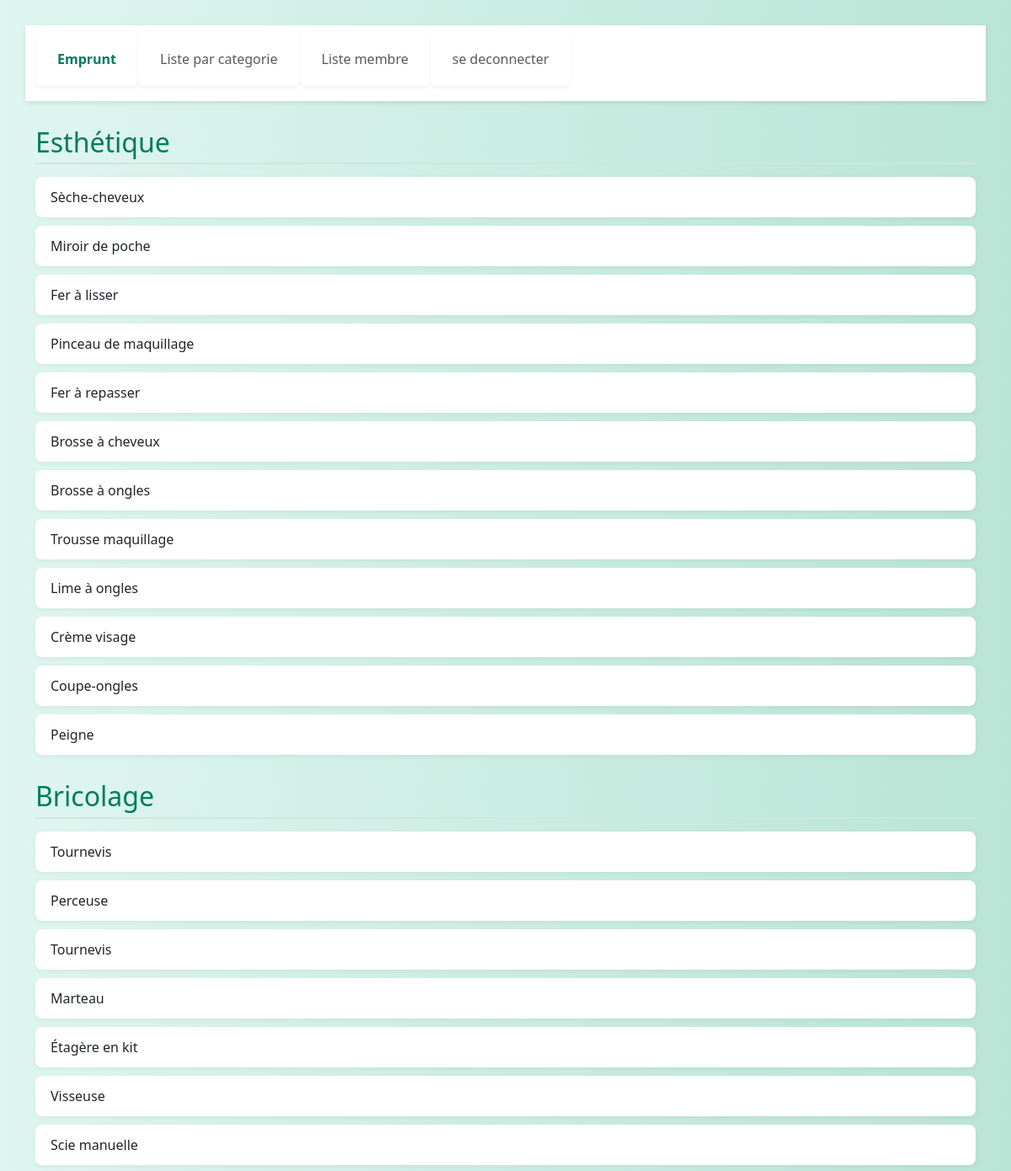
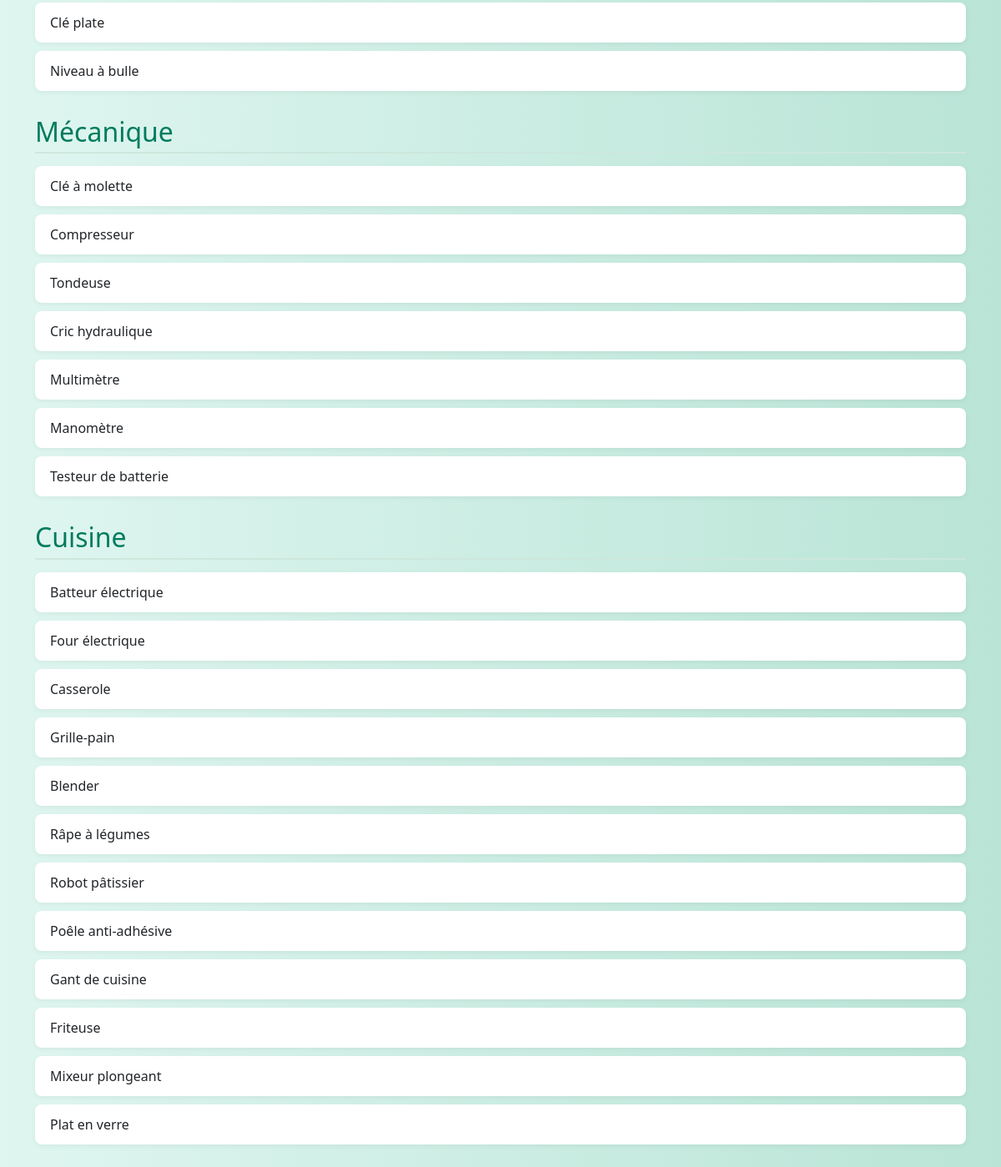
The app's page /pages/filtrer.php with its own data (2 pictures, top to bottom).
### tables this page shows
create table PF_categorie_objet(
    id_categorie int primary key auto_increment,
    nom_categorie varchar(50)
);

### includes/connection.php (called while the page is built, shortened)
<?php
function bdd()
{
    static $connect = null;
    if ($connect === null) {
        $connect = mysqli_connect('localhost', 'root', '', 'projet_final_s2');
        mysqli_set_charset($connect, 'utf8mb4');
    }
    return $connect;
}
?>

### includes/fonction.php (called while the page is built, shortened)
<?php
require("connection.php");
function filtre($id){
    $sql="SELECT nom_objet FROM v_objet_categorie WHERE id_categorie=".$id;
    $resultat = mysqli_query(bdd(), $sql);
    $tab = [];
    while ($donnees = mysqli_fetch_assoc($resultat)) {
        $tab[] = $donnees;
    }
    return $tab;
}
function get_categorie(){
    $sql="SELECT * FROM PF_categorie_objet";
    $resultat = mysqli_query(bdd(), $sql);
    $tab = [];
    while ($donnees = mysqli_fetch_assoc($resultat)) {
        $tab[] = $donnees;
    }
    return $tab;
}

### pages/filtrer.php (the view, shortened to what this page needs)
<?php
require("../includes/fonction.php");
$categorie = get_categorie();
?>
<!DOCTYPE html>
<html lang="fr">
<head>
  <link href="../assets/bootstrap/css/bootstrap.min.css" rel="stylesheet">
</head>
<body>
<header>
<nav class="navbar navbar-expand-lg bg-body-tertiary">
  <div class="container-fluid">
    <div class="collapse navbar-collapse" id="navbarNav">
      <ul class="navbar-nav">
        <li class="nav-item">
          <a class="nav-link active" aria-current="page" href="emprunt.php">Emprunt</a>
        </li>
        <li class="nav-item">
          <a class="nav-link" href="filtrer.php">Liste par categorie</a>
        </li>
        <li class="nav-item">
          <a class="nav-link" href="liste_membre.php">Liste membre</a>
        </li>
        <li class="nav-item">
          <a class="nav-link" href="login.php">se deconnecter</a>
        </li>
      </ul>
    </div>
  </div>
</nav>
</header>
<main class="container">
  <?php foreach ($categorie as $cat) { ?>
    <h2><?= $cat['nom_categorie'] ?></h2>
    <?php $filtre = filtre($cat['id_categorie']); ?>
    <ul>
      <?php foreach ($filtre as $fl) { ?>
        <li><?= $fl['nom_objet'] ?></li>
      <?php } ?>
    </ul>
  <?php } ?>
</main>
</body>
</html>

### pages/filtrer.php (style rules this page uses)
body { background: linear-gradient(to right, #dff6f0, #b9e4d6); font-family: 'Segoe UI', sans-serif; padding: 30px; }
.navbar { background-color: #ffffff !important; box-shadow: 0 2px 5px rgba(0, 0, 0, 0.1); margin-bottom: 30px; }
.nav-link.active { font-weight: bold; color: #007b5e !important; }
h2 { color: #007b5e; margin-top: 30px; margin-bottom: 15px; border-bottom: 2px solid #cde7dc; padding-bottom: 5px; }
ul { list-style-type: none; padding-left: 0; }
li { background-color: #ffffff; margin-bottom: 10px; padding: 12px 18px; border-radius: 8px; box-shadow: 0 2px 6px rgba(0, 0, 0, 0.05); transition: background-color 0.2s ease; }

### records on screen
pf_categorie_objet: nom_categorie "Esthétique", nom_objet "Sèche-cheveux", nom_objet "Miroir de poche", nom_objet "Fer à lisser", nom_objet "Pinceau de maquillage", nom_objet "Fer à repasser", nom_objet "Brosse à cheveux", nom_objet "Brosse à ongles", nom_objet "Trousse maquillage", nom_objet "Lime à ongles", nom_objet "Crème visage", nom_objet "Coupe-ongles", nom_objet "Peigne"
pf_categorie_objet: nom_categorie "Bricolage", nom_objet "Tournevis", nom_objet "Perceuse", nom_objet "Marteau", nom_objet "Étagère en kit", nom_objet "Visseuse", nom_objet "Scie manuelle", nom_objet "Clé plate", nom_objet "Niveau à bulle"
pf_categorie_objet: nom_categorie "Mécanique", nom_objet "Clé à molette", nom_objet "Compresseur", nom_objet "Tondeuse", nom_objet "Cric hydraulique", nom_objet "Multimètre", nom_objet "Manomètre", nom_objet "Testeur de batterie"
pf_categorie_objet: nom_categorie "Cuisine", nom_objet "Batteur électrique", nom_objet "Four électrique", nom_objet "Casserole", nom_objet "Grille-pain", nom_objet "Blender", nom_objet "Râpe à légumes", nom_objet "Robot pâtissier", nom_objet "Poêle anti-adhésive", nom_objet "Gant de cuisine", nom_objet "Friteuse", nom_objet "Mixeur plongeant", nom_objet "Plat en verre"
